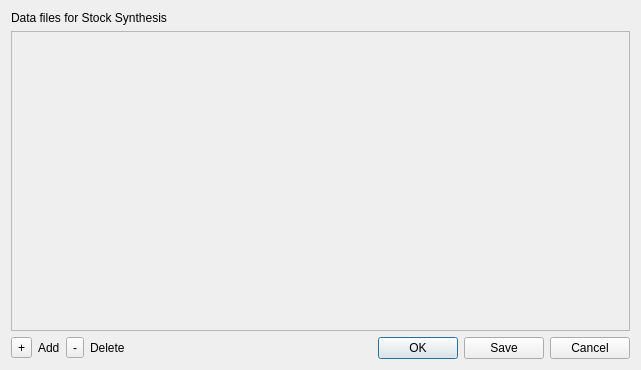
<?xml version="1.0" encoding="UTF-8"?>
<ui version="4.0">
 <class>DialogInputFiles</class>
 <widget class="QDialog" name="DialogInputFiles">
  <property name="geometry">
   <rect>
    <x>0</x>
    <y>0</y>
    <width>641</width>
    <height>370</height>
   </rect>
  </property>
  <property name="windowTitle">
   <string>Dialog</string>
  </property>
  <layout class="QVBoxLayout" name="verticalLayout">
   <item>
    <widget class="QLabel" name="label_title">
     <property name="text">
      <string>Data files for Stock Synthesis</string>
     </property>
    </widget>
   </item>
   <item>
    <widget class="QScrollArea" name="scrollArea">
     <property name="widgetResizable">
      <bool>true</bool>
     </property>
     <widget class="QWidget" name="scrollAreaWidgetContents">
      <property name="geometry">
       <rect>
        <x>0</x>
        <y>0</y>
        <width>621</width>
        <height>300</height>
       </rect>
      </property>
     </widget>
    </widget>
   </item>
   <item>
    <layout class="QHBoxLayout" name="horizontalLayout_2">
     <item>
      <widget class="QToolButton" name="toolButton_add">
       <property name="text">
        <string>+</string>
       </property>
      </widget>
     </item>
     <item>
      <widget class="QLabel" name="label_add">
       <property name="text">
        <string>Add</string>
       </property>
      </widget>
     </item>
     <item>
      <widget class="QToolButton" name="toolButton_delete">
       <property name="text">
        <string>-</string>
       </property>
      </widget>
     </item>
     <item>
      <widget class="QLabel" name="label_delete">
       <property name="text">
        <string>Delete</string>
       </property>
      </widget>
     </item>
     <item>
      <spacer name="horizontalSpacer">
       <property name="orientation">
        <enum>Qt::Horizontal</enum>
       </property>
       <property name="sizeHint" stdset="0">
        <size>
         <width>40</width>
         <height>20</height>
        </size>
       </property>
      </spacer>
     </item>
     <item>
      <widget class="QDialogButtonBox" name="buttonBox">
       <property name="orientation">
        <enum>Qt::Horizontal</enum>
       </property>
       <property name="standardButtons">
        <set>QDialogButtonBox::Cancel|QDialogButtonBox::Ok|QDialogButtonBox::Save</set>
       </property>
      </widget>
     </item>
    </layout>
   </item>
  </layout>
 </widget>
 <resources/>
 <connections>
  <connection>
   <sender>buttonBox</sender>
   <signal>accepted()</signal>
   <receiver>DialogInputFiles</receiver>
   <slot>accept()</slot>
   <hints>
    <hint type="sourcelabel">
     <x>248</x>
     <y>254</y>
    </hint>
    <hint type="destinationlabel">
     <x>157</x>
     <y>274</y>
    </hint>
   </hints>
  </connection>
  <connection>
   <sender>buttonBox</sender>
   <signal>rejected()</signal>
   <receiver>DialogInputFiles</receiver>
   <slot>reject()</slot>
   <hints>
    <hint type="sourcelabel">
     <x>316</x>
     <y>260</y>
    </hint>
    <hint type="destinationlabel">
     <x>286</x>
     <y>274</y>
    </hint>
   </hints>
  </connection>
 </connections>
</ui>
